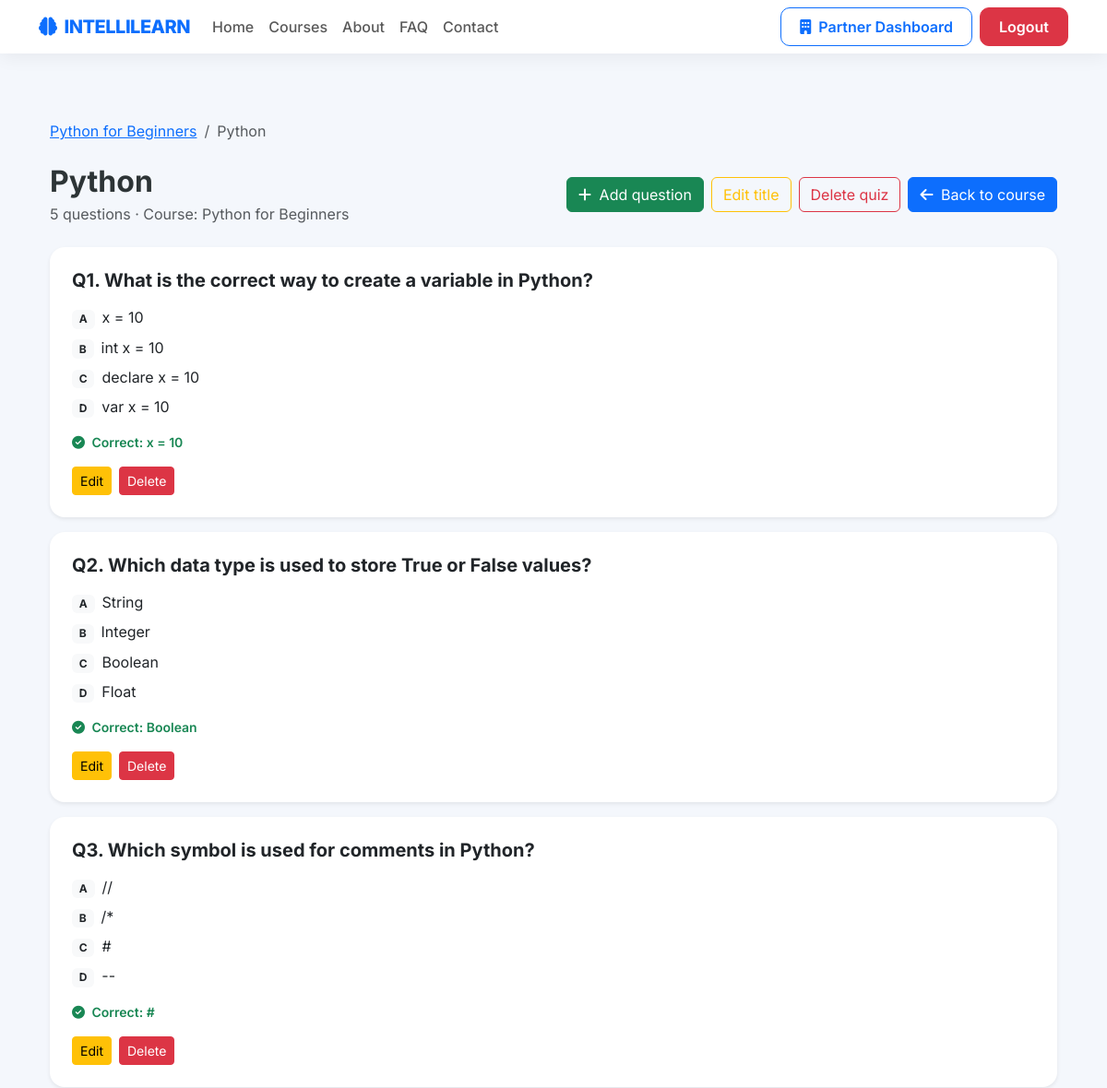
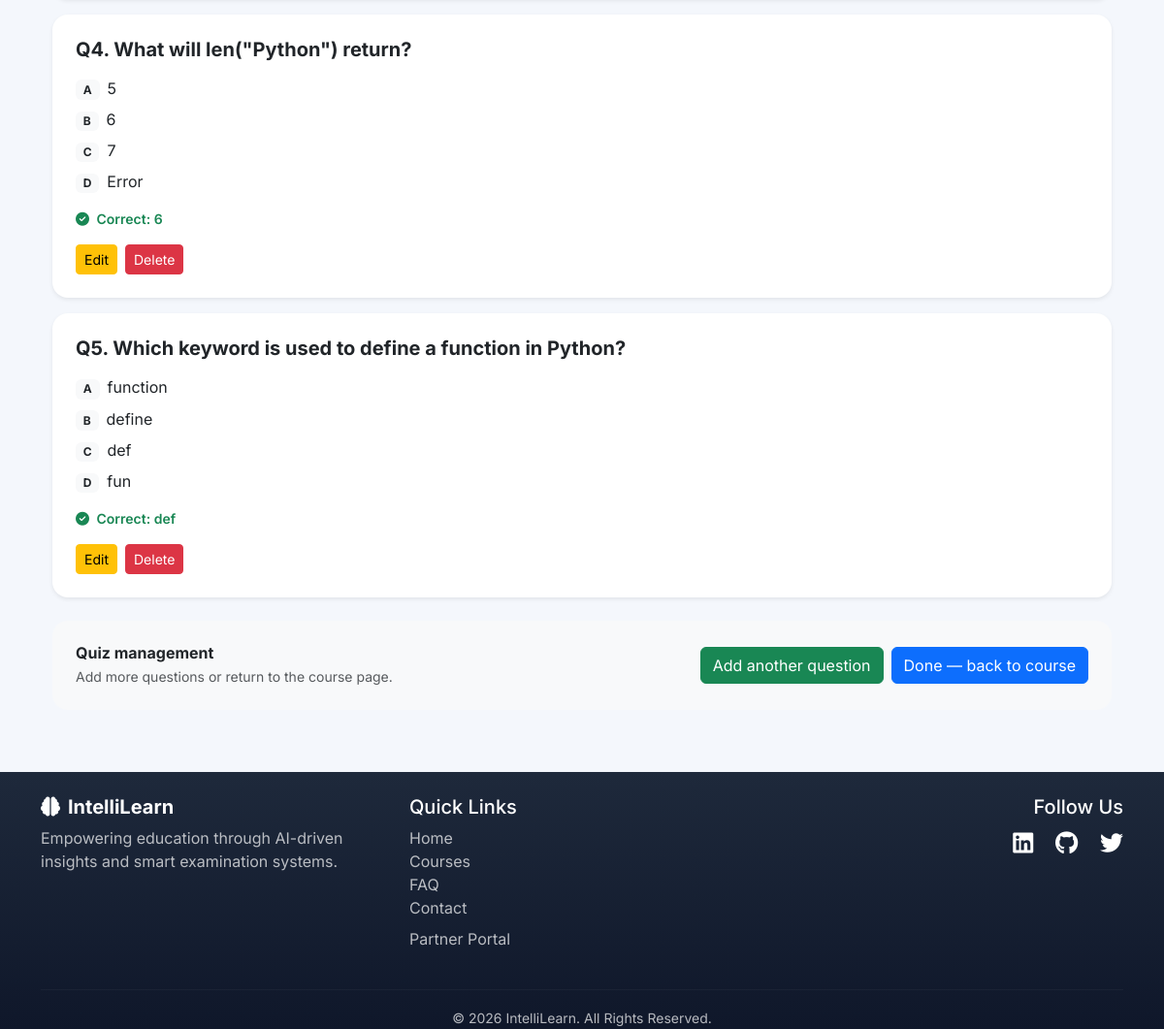
/quiz/7/ (signed in), run on the app's committed database (2 pictures, top to bottom).
### courses/models.py (models this page shows, shortened)
class Course(models.Model):
    title = models.CharField(max_length=200)
    description = models.TextField()
    price = models.DecimalField(
        max_digits=8,
        decimal_places=2
    )
    duration = models.CharField(max_length=100)
    instructor = models.ForeignKey(
        Instructor,
        on_delete=models.CASCADE
    )
    thumbnail = models.ImageField(
        upload_to='course_thumbnails/'
    )
    banner = models.ImageField(
        upload_to='course_banners/',
        blank=True,
        null=True
    )
    what_you_will_learn = models.TextField(
        help_text="Add learning outcomes"
    )
    curriculum = models.TextField(
        help_text="Add syllabus or topics"
    )
    certificate_info = models.TextField(
        blank=True,
        null=True
    )
    requirements = models.TextField(
        blank=True,
        null=True
    )
    target_audience = models.TextField(
        blank=True,
        null=True
    )
    is_active = models.BooleanField(default=True)
    created_at = models.DateTimeField(
        auto_now_add=True
    )
    updated_at = models.DateTimeField(
        auto_now=True
    )
    institute = models.ForeignKey(
    Institute,
    on_delete=models.CASCADE,
    null=True,
    blank=True
)

### exam/models.py (models this page shows, shortened)
class Quiz(models.Model):
    course = models.ForeignKey(
        Course,
        on_delete=models.CASCADE,
        related_name='quizzes'
    )
    title = models.CharField(max_length=200)
    created_at = models.DateTimeField(auto_now_add=True)

class Question(models.Model):
    quiz = models.ForeignKey(
        Quiz,
        on_delete=models.CASCADE,
        related_name='questions'
    )
    question = models.TextField()
    option1 = models.CharField(max_length=255)
    option2 = models.CharField(max_length=255)
    option3 = models.CharField(max_length=255)
    option4 = models.CharField(max_length=255)
    correct_answer = models.CharField(
        max_length=255
    )

### exam/views.py (the view)
@login_required
def view_quiz(request, quiz_pk):
    quiz = get_object_or_404(
        Quiz.objects.select_related('course'),
        pk=quiz_pk
    )
    questions = quiz.questions.all()
    can_manage_course = user_can_manage_course(request.user, quiz.course)
    return render(
        request,
        'exam/view_quiz.html',
        {
            'quiz': quiz,
            'course': quiz.course,
            'questions': questions,
            'can_manage_course': can_manage_course,
        }
    )

### courses/permissions.py (called while the page is built)
def user_can_manage_course(user, course):
    if not user.is_authenticated:
        return False
    institute = Institute.objects.filter(user=user).first()
    if institute and course.institute_id == institute.id:
        return True
    instructor = Instructor.objects.filter(user=user).first()
    if instructor and course.instructor_id == instructor.id:
        return True
    return False

### main/context_processors.py (called while the page is built)
def user_navigation(request):
    is_institute_user = False
    is_instructor_user = False
    is_student_user = False
    if request.user.is_authenticated:
        is_institute_user = Institute.objects.filter(user=request.user).exists()
        is_instructor_user = Instructor.objects.filter(user=request.user).exists()
        is_student_user = not is_institute_user and not is_instructor_user
    return {
        'is_institute_user': is_institute_user,
        'is_instructor_user': is_instructor_user,
        'is_student_user': is_student_user,
    }

### exam/templates/exam/view_quiz.html (shortened to what this page needs)
{% extends 'main/base.html' %}
{% block content %}
<div class="container py-5">
    <nav aria-label="breadcrumb" class="mb-4">
        <ol class="breadcrumb">
            <li class="breadcrumb-item"><a href="{% url 'course_detail' course.pk %}">{{ course.title }}</a></li>
            <li class="breadcrumb-item active">{{ quiz.title }}</li>
        </ol>
    </nav>
    <div class="d-flex flex-column flex-md-row justify-content-between align-items-md-center gap-3 mb-4">
        <div>
            <h2 class="fw-bold mb-1">{{ quiz.title }}</h2>
            <p class="text-muted mb-0">
                {{ questions|length }} question{{ questions|length|pluralize }}
                · Course: {{ course.title }}
            </p>
        </div>
        <div class="d-flex flex-wrap gap-2">
            {% if can_manage_course %}
            <a href="{% url 'add_question' quiz.pk %}" class="btn btn-success">
                <i class="fas fa-plus me-1"></i> Add question
            </a>
            <a href="{% url 'edit_quiz' quiz.pk %}" class="btn btn-outline-warning">
                Edit title
            </a>
            <a href="{% url 'delete_quiz' quiz.pk %}" class="btn btn-outline-danger">
                Delete quiz
            </a>
            {% else %}
            <a href="{% url 'take_quiz' quiz.pk %}" class="btn btn-success">
                <i class="fas fa-play me-1"></i> Start Quiz
            </a>
            {% endif %}
            <a href="{% url 'course_detail' course.pk %}?tab=quiz" class="btn btn-primary">
                <i class="fas fa-arrow-left me-1"></i> Back to course
            </a>
        </div>
    </div>
    {% if questions %}
    {% for question in questions %}
    <div class="card border-0 shadow-sm rounded-4 mb-3">
        <div class="card-body p-4">
            <h5 class="fw-bold mb-3">Q{{ forloop.counter }}. {{ question.question }}</h5>
            <ul class="list-unstyled mb-3">
                <li class="mb-2"><span class="badge bg-light text-dark me-2">A</span>{{ question.option1 }}</li>
                <li class="mb-2"><span class="badge bg-light text-dark me-2">B</span>{{ question.option2 }}</li>
                <li class="mb-2"><span class="badge bg-light text-dark me-2">C</span>{{ question.option3 }}</li>
                <li class="mb-2"><span class="badge bg-light text-dark me-2">D</span>{{ question.option4 }}</li>
            </ul>
            {% if can_manage_course %}
            <p class="text-success small fw-semibold mb-3">
                <i class="fas fa-check-circle me-1"></i> Correct: {{ question.correct_answer }}
            </p>
            <div class="d-flex gap-2">
                <a href="{% url 'edit_question' question.pk %}" class="btn btn-warning btn-sm">Edit</a>
                <a href="{% url 'delete_question' question.pk %}" class="btn btn-danger btn-sm">Delete</a>
            </div>
            {% endif %}
        </div>
    </div>
    {% endfor %}
    {% if can_manage_course %}
    <div class="card border-0 bg-light rounded-4 p-4 mt-4">
        <div class="d-flex flex-wrap align-items-center justify-content-between gap-3">
            <div>
                <h6 class="fw-bold mb-1">Quiz management</h6>
                <p class="text-muted small mb-0">Add more questions or return to the course page.</p>
            </div>
            <div class="d-flex flex-wrap gap-2">
                <a href="{% url 'add_question' quiz.pk %}" class="btn btn-success">Add another question</a>
                <a href="{% url 'course_detail' course.pk %}?tab=quiz" class="btn btn-primary">Done — back to course</a>
            </div>
        </div>
    </div>
    {% endif %}
    {% endif %}
</div>
{% endblock %}

### static/css/theme.css (style rules this page uses)
:root { --il-primary: #0d6efd; --il-primary-dark: #0a2647; --il-gradient-soft: linear-gradient(135deg, #ffffff 0%, #f0f7ff 100%); --il-shadow-sm: 0 4px 20px rgba(0, 0, 0, 0.06); --il-shadow-md: 0 12px 40px rgba(13, 110, 253, 0.12); --il-radius: 16px; --il-transition: 0.3s cubic-bezier(0.4, 0, 0.2, 1); }
body { background: #f4f7fc; }

### main/templates/main/base.html (style rules this page uses)
body { font-family: 'Inter', sans-serif; color: #2d3436; }

### data on the page
Course: title "Python for Beginners"
Quiz: title "Python"
Question: question "What is the correct way to create a variable in Python?", option1 "x = 10", option2 "int x = 10", option3 "declare x = 10", option4 "var x = 10", correct_answer "x = 10"
Question: question "Which data type is used to store True or False values?", option1 "String", option2 "Integer", option3 "Boolean", option4 "Float", correct_answer "Boolean"
Question: question "Which symbol is used for comments in Python?", option1 "//", option2 "/*", option3 "#", option4 "--", correct_answer "#"
Question: question "What will len(\"Python\") return?", option1 "5", option2 "6", option3 "7", option4 "Error", correct_answer "6"
Question: question "Which keyword is used to define a function in Python?", option1 "function", option2 "define", option3 "def", option4 "fun", correct_answer "def"

### other printed values
{{ questions|length }} "5"
